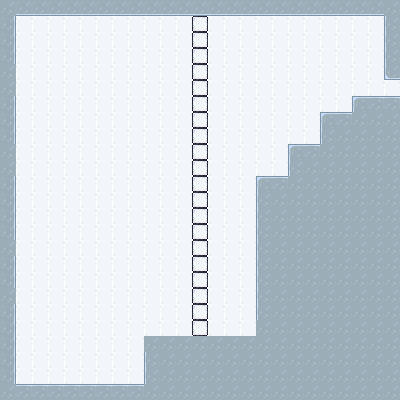

Rendered tile map (Tiled .tmx) drawn with the repository's tilesets; below, a short description and the full map source, tile grids included:
An orthogonal 25x25 tile map with 16x16 px tiles, 2 tile layers (Tile Layer 1, Tile Layer 2) and 7 objects (2x dock, 2x block, exit_point, player_spawn, gravity).

<map version="1.10" tiledversion="1.10.2" orientation="orthogonal" renderorder="right-down" width="25" height="25" tilewidth="16" tileheight="16" infinite="0" nextlayerid="4" nextobjectid="45">
 <tileset firstgid="1" source="tiles.tsx" />
 <layer id="1" name="Tile Layer 1" width="25" height="25">
  <data encoding="csv">
6,6,6,6,6,6,6,6,6,6,6,6,6,6,6,6,6,6,6,6,6,6,6,6,6,
6,6,6,6,6,6,6,6,6,6,6,6,6,6,6,6,6,6,6,6,6,6,6,6,6,
6,6,6,6,6,6,6,6,6,6,6,6,6,6,6,6,6,6,6,6,6,6,6,6,6,
6,6,6,6,6,6,6,6,6,6,6,6,6,6,6,6,6,6,6,6,6,6,6,6,6,
6,6,6,6,6,6,6,6,6,6,6,6,6,6,6,6,6,6,6,6,6,6,6,6,6,
6,6,6,6,6,6,6,6,6,6,6,6,6,6,6,6,6,6,6,6,6,6,6,6,6,
6,6,6,6,6,6,6,6,6,6,6,6,6,6,6,6,6,6,6,6,6,6,6,6,6,
6,6,6,6,6,6,6,6,6,6,6,6,6,6,6,6,6,6,6,6,6,6,6,6,6,
6,6,6,6,6,6,6,6,6,6,6,6,6,6,6,6,6,6,6,6,6,6,6,6,6,
6,6,6,6,6,6,6,6,6,6,6,6,6,6,6,6,6,6,6,6,6,6,6,6,6,
6,6,6,6,6,6,6,6,6,6,6,6,6,6,6,6,6,6,6,6,6,6,6,6,6,
6,6,6,6,6,6,6,6,6,6,6,6,6,6,6,6,6,6,6,6,6,6,6,6,6,
6,6,6,6,6,6,6,6,6,6,6,6,6,6,6,6,6,6,6,6,6,6,6,6,6,
6,6,6,6,6,6,6,6,6,6,6,6,6,6,6,6,6,6,6,6,6,6,6,6,6,
6,6,6,6,6,6,6,6,6,6,6,6,6,6,6,6,6,6,6,6,6,6,6,6,6,
6,6,6,6,6,6,6,6,6,6,6,6,6,6,6,6,6,6,6,6,6,6,6,6,6,
6,6,6,6,6,6,6,6,6,6,6,6,6,6,6,6,6,6,6,6,6,6,6,6,6,
6,6,6,6,6,6,6,6,6,6,6,6,6,6,6,6,6,6,6,6,6,6,6,6,6,
6,6,6,6,6,6,6,6,6,6,6,6,6,6,6,6,6,6,6,6,6,6,6,6,6,
6,6,6,6,6,6,6,6,6,6,6,6,6,6,6,6,6,6,6,6,6,6,6,6,6,
6,6,6,6,6,6,6,6,6,6,6,6,6,6,6,6,6,6,6,6,6,6,6,6,6,
6,6,6,6,6,6,6,6,6,6,6,6,6,6,6,6,6,6,6,6,6,6,6,6,6,
6,6,6,6,6,6,6,6,6,6,6,6,6,6,6,6,6,6,6,6,6,6,6,6,6,
6,6,6,6,6,6,6,6,6,6,6,6,6,6,6,6,6,6,6,6,6,6,6,6,6,
6,6,6,6,6,6,6,6,6,6,6,6,6,6,6,6,6,6,6,6,6,6,6,6,6
</data>
 </layer>
 <layer id="2" name="Tile Layer 2" width="25" height="25">
  <data encoding="csv">
9,15,15,15,15,15,15,15,15,15,15,15,15,15,15,15,15,15,15,15,15,15,15,15,9,
10,0,0,0,0,0,0,0,0,0,0,0,1,0,0,0,0,0,0,0,0,0,0,0,8,
10,0,0,0,0,0,0,0,0,0,0,0,1,0,0,0,0,0,0,0,0,0,0,0,8,
10,0,0,0,0,0,0,0,0,0,0,0,1,0,0,0,0,0,0,0,0,0,0,0,8,
9,0,0,0,0,0,0,0,0,0,0,0,1,0,0,0,0,0,0,0,0,0,0,0,14,
9,0,0,0,0,0,0,0,0,0,0,0,1,0,0,0,0,0,0,0,0,0,0,0,0,
10,0,0,0,0,0,0,0,0,0,0,0,1,0,0,0,0,0,0,0,0,0,2,3,3,
10,0,0,0,0,0,0,0,0,0,0,0,1,0,0,0,0,0,0,0,2,3,9,9,9,
10,0,0,0,0,0,0,0,0,0,0,0,1,0,0,0,0,0,0,0,8,9,9,9,9,
9,0,0,0,0,0,0,0,0,0,0,0,1,0,0,0,0,0,2,3,9,9,9,9,9,
9,0,0,0,0,0,0,0,0,0,0,0,1,0,0,0,0,0,8,9,9,9,9,9,9,
10,0,0,0,0,0,0,0,0,0,0,0,1,0,0,0,2,3,9,9,9,9,9,9,9,
10,0,0,0,0,0,0,0,0,0,0,0,1,0,0,0,8,9,9,9,9,9,9,9,9,
10,0,0,0,0,0,0,0,0,0,0,0,1,0,0,0,8,9,9,9,9,9,9,9,9,
10,0,0,0,0,0,0,0,0,0,0,0,1,0,0,0,8,9,9,9,9,9,9,9,9,
9,0,0,0,0,0,0,0,0,0,0,0,1,0,0,0,8,9,9,9,9,9,9,9,9,
10,0,0,0,0,0,0,0,0,0,0,0,1,0,0,0,8,9,9,9,9,9,9,9,9,
10,0,0,0,0,0,0,0,0,0,0,0,1,0,0,0,8,9,9,9,9,9,9,9,9,
9,0,0,0,0,0,0,0,0,6,0,0,1,0,0,0,8,9,9,9,9,9,9,9,9,
10,0,0,0,0,0,0,0,0,6,0,0,1,0,0,0,8,9,9,9,9,9,9,9,9,
10,0,0,0,0,0,0,0,0,0,0,0,1,0,0,0,9,9,9,9,9,9,9,9,9,
10,0,0,0,0,0,0,0,0,9,9,9,9,9,9,9,9,9,9,9,9,9,9,9,9,
10,0,0,0,0,0,0,0,0,8,9,9,9,9,9,9,9,9,9,9,9,9,9,9,9,
10,0,0,0,0,0,0,0,0,8,9,9,9,9,9,9,9,9,9,9,9,9,9,9,9,
9,3,3,3,3,3,3,3,3,9,9,9,9,9,9,9,9,9,9,9,9,9,9,9,9
</data>
 </layer>
 <objectgroup id="3" name="Object Layer 1">
  <object id="9" name="Exit Point" type="exit_point" x="391.871" y="92.2355">
   <point />
  </object>
  <object id="11" name="Player Spawn" type="player_spawn" x="75.5602" y="60.9693">
   <point />
  </object>
  <object id="12" name="Gravity" type="gravity" x="0" y="1">
   <properties>
    <property name="onTrigger" value="0" />
   </properties>
   <point />
  </object>
  <object id="13" name="Dock" type="dock" gid="13" x="64" y="384" width="16" height="16">
   <properties>
    <property name="defaultValue" value="None" />
    <property name="onTrigger" value="change_target" />
    <property name="ruleType" value="Operational" />
    <property name="trigger" type="object" value="0" />
   </properties>
  </object>
  <object id="20" name="Fragile" type="block" gid="27" x="64" y="368" width="16" height="16">
   <properties>
    <property name="ruleType" value="Operational" />
    <property name="value" value="Fragile" />
   </properties>
  </object>
  <object id="43" type="block" gid="1" x="17" y="303" width="14" height="14">
   <properties>
    <property name="ruleType" value="Target" />
    <property name="value" value="Glass" />
   </properties>
  </object>
  <object id="44" name="Dock" type="dock" gid="13" x="16" y="384" width="16" height="16">
   <properties>
    <property name="defaultValue" value="None" />
    <property name="ruleType" value="Target" />
    <property name="trigger" type="object" value="13" />
   </properties>
  </object>
 </objectgroup>
</map>
